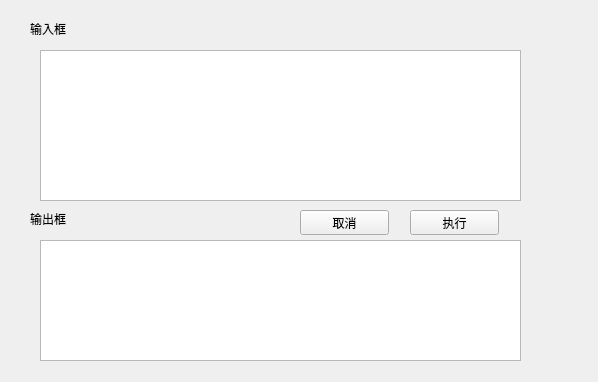
<?xml version="1.0" encoding="UTF-8"?>
<ui version="4.0">
 <class>uipython</class>
 <widget class="QWidget" name="uipython">
  <property name="geometry">
   <rect>
    <x>0</x>
    <y>0</y>
    <width>598</width>
    <height>382</height>
   </rect>
  </property>
  <property name="windowTitle">
   <string>Form</string>
  </property>
  <widget class="QLabel" name="label">
   <property name="geometry">
    <rect>
     <x>30</x>
     <y>20</y>
     <width>67</width>
     <height>17</height>
    </rect>
   </property>
   <property name="text">
    <string>输入框</string>
   </property>
  </widget>
  <widget class="QTextEdit" name="textEdit">
   <property name="geometry">
    <rect>
     <x>40</x>
     <y>50</y>
     <width>481</width>
     <height>151</height>
    </rect>
   </property>
  </widget>
  <widget class="QLabel" name="label_2">
   <property name="geometry">
    <rect>
     <x>30</x>
     <y>210</y>
     <width>67</width>
     <height>17</height>
    </rect>
   </property>
   <property name="text">
    <string>输出框</string>
   </property>
  </widget>
  <widget class="QPushButton" name="pushButton">
   <property name="geometry">
    <rect>
     <x>410</x>
     <y>210</y>
     <width>89</width>
     <height>25</height>
    </rect>
   </property>
   <property name="text">
    <string>执行</string>
   </property>
  </widget>
  <widget class="QPushButton" name="pushButton_2">
   <property name="geometry">
    <rect>
     <x>300</x>
     <y>210</y>
     <width>89</width>
     <height>25</height>
    </rect>
   </property>
   <property name="text">
    <string>取消</string>
   </property>
  </widget>
  <widget class="QTextEdit" name="textEdit_2">
   <property name="geometry">
    <rect>
     <x>40</x>
     <y>240</y>
     <width>481</width>
     <height>121</height>
    </rect>
   </property>
  </widget>
 </widget>
 <resources/>
 <connections/>
</ui>
